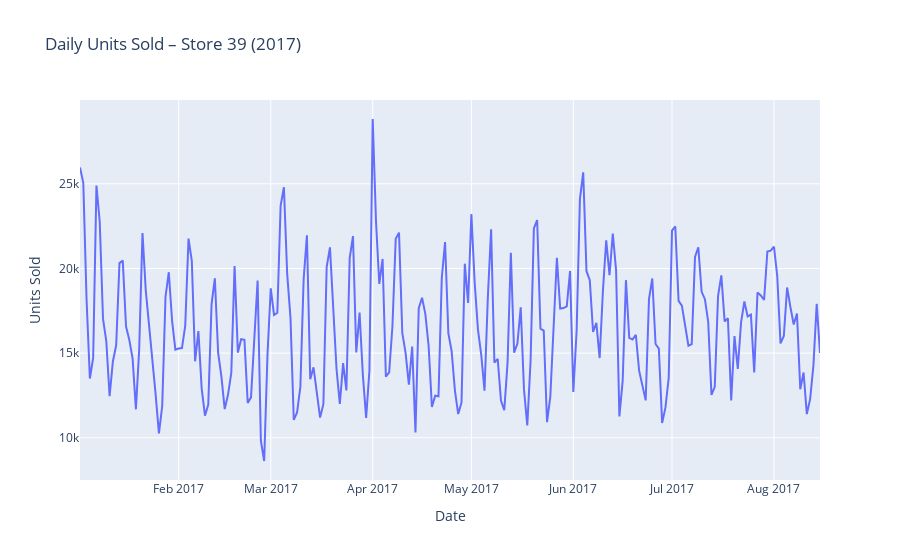

Source (notebook cell):
### Code cell
df_train["date"] = pd.to_datetime(df_train["date"])

df_2017 = df_train[
    (df_train["store_nbr"] == 39)
    & (df_train["date"] >= "2017-01-01")
    & (df_train["date"] < "2018-01-01")
]

daily_units = df_2017.groupby("date")["unit_sales"].sum().reset_index()

fig = px.line(
    daily_units, x="date", y="unit_sales", title="Daily Units Sold - Store 39 (2017)"
)
fig.update_layout(xaxis_title="Date", yaxis_title="Units Sold")
fig.show()

### Figure 1 — Plotly figure (JSON) as saved in the notebook; plotly's stock layout.template omitted (floating-point values rounded to 4 significant figures; data arrays with more than 128 entries replaced by an {"elided": "..."} marker saying what was removed)
{"data": [{"hovertemplate": "date=%{x}<br>unit_sales=%{y}<extra></extra>", "legendgroup": "", "line": {"color": "#636efa", "dash": "solid"}, "marker": {"symbol": "circle"}, "mode": "lines", "name": "", "orientation": "v", "showlegend": false, "type": "scatter", "x": {"elided": "226 str values"}, "xaxis": "x", "y": {"elided": "226 float values"}, "yaxis": "y"}], "layout": {"legend": {"tracegroupgap": 0}, "title": {"text": "Daily Units Sold – Store 39 (2017)"}, "xaxis": {"anchor": "y", "domain": [0, 1], "title": {"text": "Date"}}, "yaxis": {"anchor": "x", "domain": [0, 1], "title": {"text": "Units Sold"}}}}
